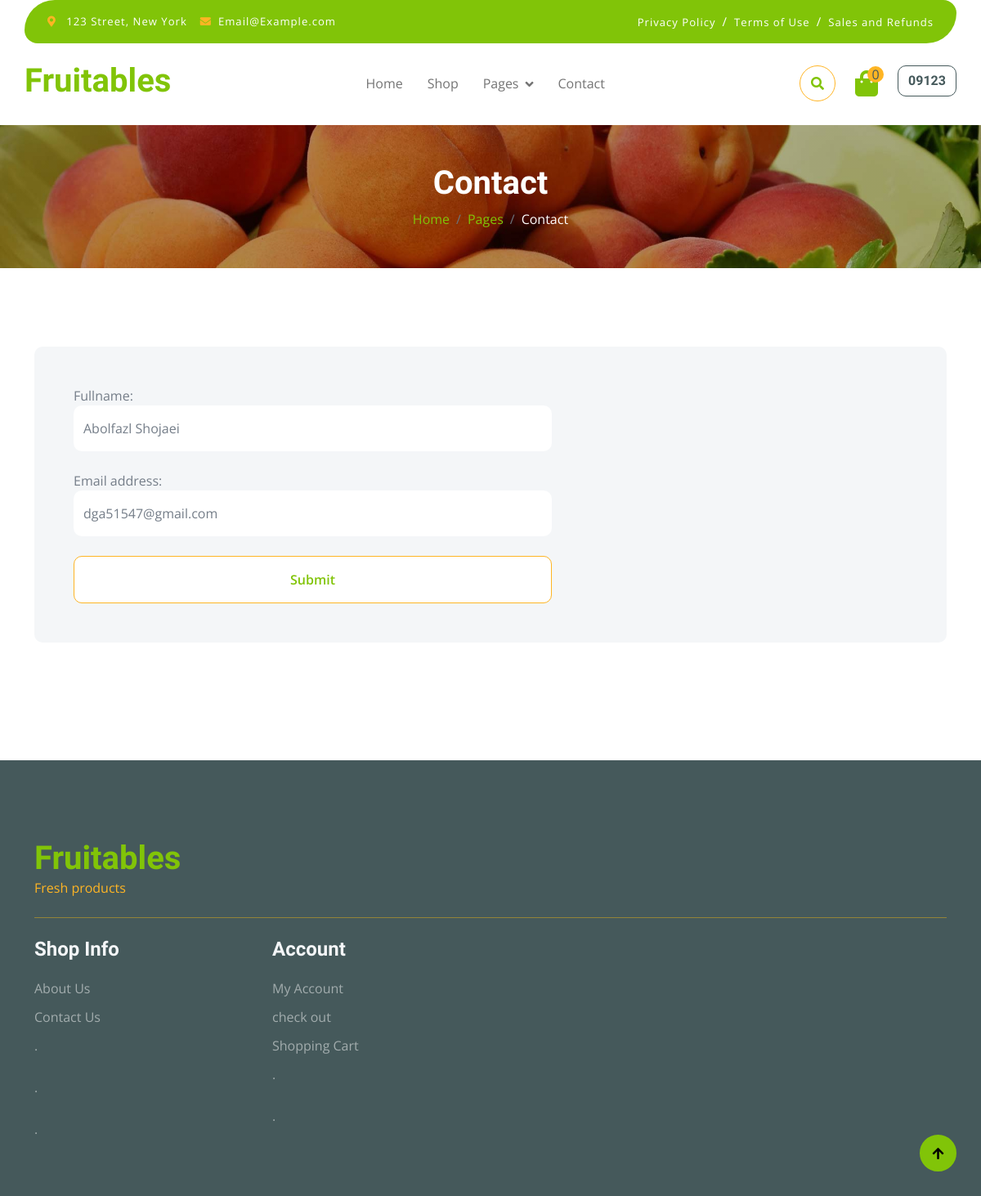
/account/user-profile/ (signed in), run on the app's committed database.
### account/models.py (models this page shows, shortened)
class User(AbstractBaseUser):
    email = models.EmailField(
        verbose_name="email address",
        max_length=255,
        null=True,
        blank=True,
        unique=True
    )
    fullname = models.CharField(max_length=200, blank=True, null=True)
    phone = models.CharField(max_length=11, unique=True)
    is_active = models.BooleanField(default=True)
    is_admin = models.BooleanField(default=False)
    objects = UserManager()
    USERNAME_FIELD = "phone"

### account/views.py (the view, shortened to what this page needs)
# urls.py: path("user-profile/", views.UserProfileView.as_view(), name="user_profile"),
class UserProfileView(View):
    def get(self, request):
        user = request.user
        form = UserProfileForm(instance=user)
        return render(request, "account/user_profile.html", {"form": form})

### account/forms.py
class UserProfileForm(forms.ModelForm):
    class Meta:
        model = User
        fields = ["fullname", "email", ]
        widgets = {
            "fullname": forms.TextInput(attrs={"class": "w-100 form-control border-0 py-3 mb-4"}),
            "email": forms.TextInput(attrs={"class": "w-100 form-control border-0 py-3 mb-4"}),
        }

### cart/cart_module.py (called while the page is built)
    def get_product_count(self):
        return len(self.cart)

### context_processors/context_processors.py (called while the page is built)
def best_products(request):
    best_product = Product.objects.all().order_by("-created_at")[:3]
    return {"best_product": best_product}

def products(request):
    all_product = Product.objects.all()[:9]
    return {"all_product": all_product}

def products_list(request):
    all_product = Product.objects.all()[:20]
    return {"products_list": all_product}

def cart_count(request):
    cart = Cart(request)
    return {"cart": cart}

def vegetable_category(request):
    vegetables_category = Category.objects.filter(name__icontains="vegetables").first()
    if vegetables_category:
        product_vegetables = Product.objects.filter(category=vegetables_category).order_by("-created_at")[:9]
    else:
        product_vegetables = Product.objects.none()
    return {"product_vegetables": product_vegetables}

def fruit_category(request):
    fruits_category = Category.objects.filter(name__icontains="fruits").first()
    if fruits_category:
        product_fruits = Product.objects.filter(category=fruits_category).order_by("-created_at")[:9]
    else:
        product_fruits = Product.objects.none()
    return {"product_fruits": product_fruits}

def bread_category(request):
    breads_category = Category.objects.filter(name__icontains="bread").first()
    if breads_category:
        product_breads = Product.objects.filter(category=breads_category).order_by("-created_at")[:9]
    else:
        product_breads = Product.objects.none()
    return {"product_breads": product_breads}

def meat_category(request):
    meats_category = Category.objects.filter(name__icontains="meat").first()
    if meats_category:
        product_meats = Product.objects.filter(category=meats_category).order_by("-created_at")[:9]
    else:
        product_meats = Product.objects.none()
    return {"product_meats": product_meats}

def product_popular(request):
    product = Product.objects.annotate(rating_count=Count("ratings")).order_by('-rating_count')[0]
    return {"popular": product}

def categories(request):
    category = Category.objects.all()
    return {"categories": category}

### account/templates/account/user_profile.html (shortened to what this page needs)
{% extends 'base.html' %}
{% load static %}
{% block main %}
    <div class="container-fluid page-header py-5">
        <h1 class="text-center text-white display-6">Contact</h1>
        <ol class="breadcrumb justify-content-center mb-0">
            <li class="breadcrumb-item"><a href="#">Home</a></li>
            <li class="breadcrumb-item"><a href="#">Pages</a></li>
            <li class="breadcrumb-item active text-white">Contact</li>
        </ol>
    </div>
    <div class="container-fluid contact py-5">
        <div class="container py-5">
            <div class="p-5 bg-light rounded">
                <div class="row g-4">
                    <div class="col-lg-7">
                        <form method="post">
                            {{ form }}
                            <button class="w-100 btn form-control border-secondary py-3 bg-white text-primary "
                                    type="submit">Submit
                            </button>
                        </form>
                    </div>
                </div>
            </div>
        </div>
    </div>
{% endblock %}

### templates/includes/header.html (shortened to what this page needs)
{% load  static %}
<div class="container-fluid fixed-top">
    <div class="container topbar bg-primary d-none d-lg-block">
        <div class="d-flex justify-content-between">
            <div class="top-info ps-2">
                <small class="me-3"><i class="fas fa-map-marker-alt me-2 text-secondary"></i> <a href="#"
                                                                                                 class="text-white">123
                    Street, New York</a></small>
                <small class="me-3"><i class="fas fa-envelope me-2 text-secondary"></i><a href="#"
                                                                                          class="text-white">Email@Example.com</a></small>
            </div>
            <div class="top-link pe-2">
                <a href="#" class="text-white"><small class="text-white mx-2">Privacy Policy</small>/</a>
                <a href="#" class="text-white"><small class="text-white mx-2">Terms of Use</small>/</a>
                <a href="#" class="text-white"><small class="text-white ms-2">Sales and Refunds</small></a>
            </div>
        </div>
    </div>
    <div class="container px-0">
        <nav class="navbar navbar-light bg-white navbar-expand-xl">
            <a href="index.html" class="navbar-brand"><h1 class="text-primary display-6">Fruitables</h1></a>
            <div class="collapse navbar-collapse bg-white" id="navbarCollapse">
                <div class="navbar-nav mx-auto">
                    <a href="{% url "home:home" %}" class="nav-item nav-link {% if request.resolver_match.url_name == "home" %}active{% endif %}">Home</a>
                    <a href="{% url "product:products_list" %}" class="nav-item nav-link {% if request.resolver_match.url_name == "products_list" %}active{% endif %}">Shop</a>
                    <div class="nav-item dropdown">
                        <a href="#" class="nav-link dropdown-toggle" data-bs-toggle="dropdown">Pages</a>
                    </div>
                    <a href="contact.html" class="nav-item nav-link">Contact</a>
                </div>
                <div class="d-flex m-3 me-0">
                    <button class="btn-search btn border border-secondary btn-md-square rounded-circle bg-white me-4"
                            data-bs-toggle="modal" data-bs-target="#searchModal"><i
                            class="fas fa-search text-primary"></i></button>
                    <a href="{% url "cart:cart_detail" %}" class="position-relative me-4 my-auto">
                        <i class="fa fa-shopping-bag fa-2x"></i>
                        <span class="position-absolute bg-secondary rounded-circle d-flex align-items-center justify-content-center text-dark px-1"
                              style="top: -5px; left: 15px; height: 20px; min-width: 20px;">{{ cart.get_product_count }}</span>
                    </a>
                    {% if not request.user.is_authenticated %}
                        <div class="nav-item dropdown">
                            <a href="#" class="nav-link dropdown-toggle">
                                <i class="fas fa-user fa-2x"></i>
                            </a>
                            <div class="dropdown-menu m-0 bg-secondary rounded-0">
                                <a href="{% url "account:register_login" %}" class="dropdown-item">Sign In / Sign Up</a>
                            </div>
                        </div>
                    {% else %}
                        <a href="{% url "account:user_profile" %}" class="my-auto">
                            <h2 class="btn btn-outline-dark">{{ request.user.phone }}</h2>
                        </a>
                    {% endif %}
                </div>
            </div>
        </nav>
    </div>
</div>

### static/css/style.css (style rules this page uses)
.btn { font-weight: 600; transition: .5s; }
.justify-content-center { text-align: center; }
.btn-md-square { width: 44px; height: 44px; }
.btn-square, .btn-sm-square, .btn-md-square, .btn-lg-square { padding: 0; display: flex; align-items: center; justify-content: center; font-weight: normal; }
.btn.border-secondary { transition: 0.5s; }
.fixed-top { transition: 0.5s; background: var(--bs-white); border: 0; }
.topbar { padding: 20px; border-radius: 230px 100px; }
.topbar .top-info { font-size: 15px; line-height: 0; letter-spacing: 1px; display: flex; align-items: center; }
.topbar .top-link { font-size: 15px; line-height: 0; letter-spacing: 1px; display: flex; align-items: center; }
.topbar .top-link a { letter-spacing: 1px; }
.navbar .navbar-nav .nav-link { padding: 10px 15px; font-size: 16px; transition: .5s; }
.navbar { height: 100px; border-bottom: 1px solid rgba(255, 255, 255, .1); }
.navbar .dropdown-toggle::after { border: none; content: "\f107"; font-family: "Font Awesome 5 Free"; font-weight: 700; vertical-align: middle; margin-left: 8px; }
.page-header { position: relative; background: linear-gradient(rgba(0, 0, 0, 0.3), rgba(0, 0, 0, 0.3)), url(../img/cart-page-header-img.jpg); background-position: center center; background-repeat: no-repeat; background-size: cover; }
@media (min-width: 992px) { .hero-header, .page-header { margin-top: 152px !important; } }

### data on the page
User: user.phone "09123", fullname "Abolfazl Shojaei", email "dga51547@gmail.com"

### other printed values
{{ cart.get_product_count }} "0"
